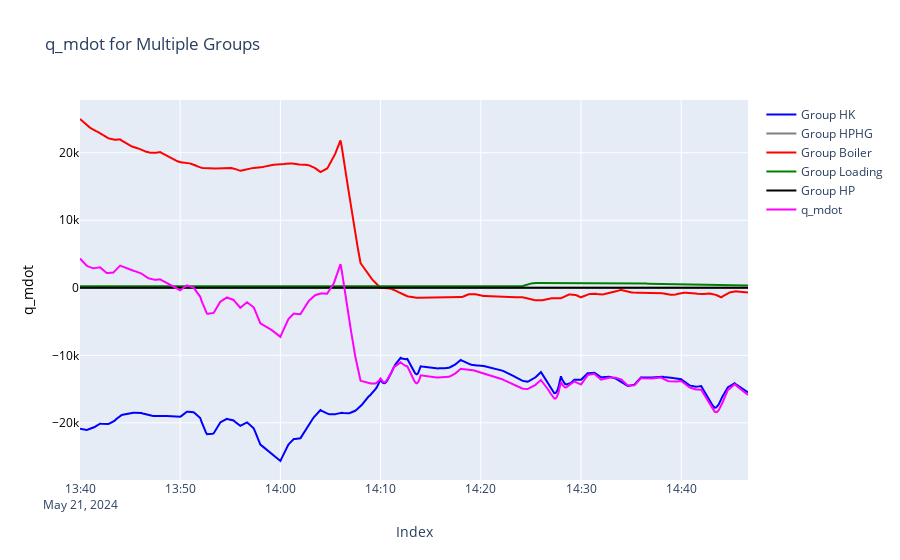

The code cell stored with this chart in its notebook:
### Code cell
# all qdots

# List of DataFrames and their names
dfs = [gr_17, gr_24, gr_35, gr_69, gr_810]

names = ["Group HK", "Group HPHG", "Group Boiler", "Group Loading", "Group HP"]
colors = ["blue", "grey", "red", "green", "black"]

# Create a Plotly figure
fig = go.Figure()

# Add traces for each DataFrame
for df, name, color in zip(dfs, names, colors):
    fig.add_trace(go.Scatter(
        x=df.index,
        y=df["q_mdot"],
        name=name,
        line=dict(color=color)
    ))

# Adding q_mdot total line
fig.add_trace(go.Scatter(
    x=gr_810.index,
    y=gr_17["q_mdot"]+gr_24["q_mdot"]+gr_35["q_mdot"]+gr_69["q_mdot"]+gr_810["q_mdot"],
    name="q_mdot",
    #yaxis="y2",  # Using the same y-axis as vdot for demonstration
    line=dict(color="magenta")
))

# Update layout
fig.update_layout(
    title="q_mdot for Multiple Groups",
    xaxis_title="Index",
    yaxis_title="q_mdot",
    yaxis=dict(
        title="q_mdot",
        titlefont=dict(color="black"),
        tickfont=dict(color="black")
    ),
    #legend=dict(x=0.1, y=0.9)
)

# Show the plot
fig.show()






# all mdots

# List of DataFrames and their names
dfs = [gr_17, gr_24, gr_35, gr_69]#, gr_810]
names = ["Group HK", "Group HPHG", "Group Boiler", "Group Loading", "Group HP"]
colors = ["blue", "grey", "red", "green", "black"]

# Create a Plotly figure
fig = go.Figure()

# Add traces for each DataFrame
for df, name, color in zip(dfs, names, colors):
    fig.add_trace(go.Scatter(
        x=df.index,
        y=df["mdot"],
        name=name,
        line=dict(color=color)
    ))


# Update layout
fig.update_layout(
    
    title="mdot for Multiple Groups",
    xaxis_title="Index",
    yaxis_title="mdot",
    yaxis=dict(
        title="mdot",
        titlefont=dict(color="black"),
        tickfont=dict(color="black")
    ),
    #legend=dict(x=0.1, y=0.9)
)

# Show the plot
fig.show()

### Figure 1 — Plotly figure (JSON) as saved in the notebook; plotly's stock layout.template omitted (floating-point values rounded to 4 significant figures; data arrays with more than 128 entries replaced by an {"elided": "..."} marker saying what was removed)
{"data": [{"line": {"color": "blue"}, "name": "Group HK", "type": "scatter", "x": {"elided": "501 str values"}, "y": {"elided": "501 float values"}}, {"line": {"color": "grey"}, "name": "Group HPHG", "type": "scatter", "x": {"elided": "501 str values"}, "y": {"elided": "501 int values"}}, {"line": {"color": "red"}, "name": "Group Boiler", "type": "scatter", "x": {"elided": "501 str values"}, "y": {"elided": "501 float values"}}, {"line": {"color": "green"}, "name": "Group Loading", "type": "scatter", "x": {"elided": "501 str values"}, "y": {"elided": "501 float values"}}, {"line": {"color": "black"}, "name": "Group HP", "type": "scatter", "x": {"elided": "501 str values"}, "y": {"elided": "501 int values"}}, {"line": {"color": "magenta"}, "name": "q_mdot", "type": "scatter", "x": {"elided": "501 str values"}, "y": {"elided": "501 float values"}}], "layout": {"title": {"text": "q_mdot for Multiple Groups"}, "xaxis": {"title": {"text": "Index"}}, "yaxis": {"tickfont": {"color": "black"}, "title": {"font": {"color": "black"}, "text": "q_mdot"}}}}
